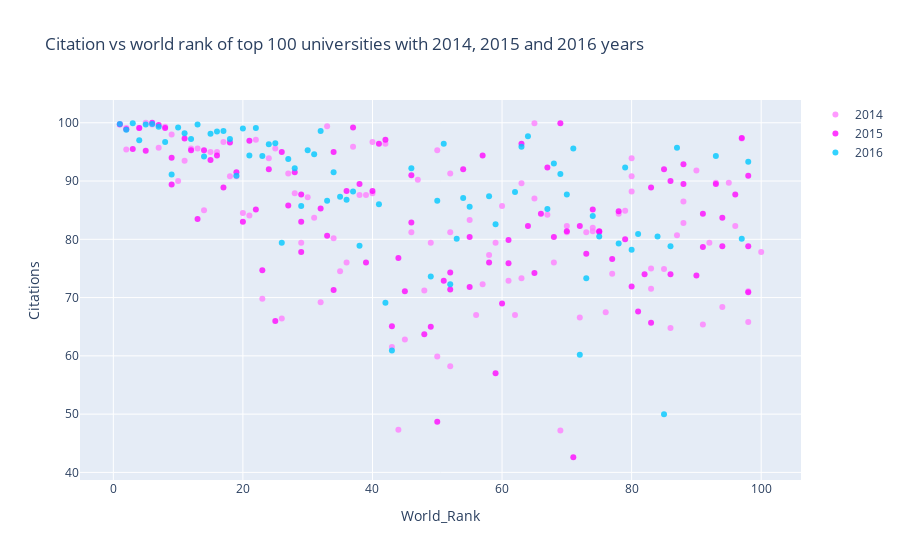

Notebook source saved alongside this figure:
### Markdown cell above
# ScatterPlot
#  Citation vs world rank of top 100 universities with 2014, 2015 and 2016 years

### Code cell
fst_trace= go.Scatter(x= df14.world_rank,
                      y= df14.citations,
                      mode= 'markers',
                      name= '2014',
                      marker= dict(color= 'rgba(255, 128, 255, 0.8)'),
                      text= df.university_name)

sec_trace= go.Scatter(x= df15.world_rank,
                      y= df15.citations,
                      mode= 'markers',
                      name= '2015',
                      marker= dict(color= 'rgba(255, 8, 255, 0.8)'),
                      text= df.university_name)

trd_trace= go.Scatter(x= df16.world_rank,
                      y= df16.citations,
                      mode= 'markers',
                      name= '2016',
                      marker= dict(color= 'rgba(0, 200, 255, 0.8)'),
                      text= df.university_name)

data= [fst_trace, sec_trace, trd_trace]
layout= dict(title= 'Citation vs world rank of top 100 universities with 2014, 2015 and 2016 years',
             xaxis= dict(title= 'World_Rank', ticklen= 5, zeroline= False), 
             yaxis= dict(title= 'Citations', ticklen= 5, zeroline= False))

fig= dict(data= data, layout= layout) 
iplot(fig)

### Figure 1 — Plotly figure (JSON) as saved in the notebook; plotly's stock layout.template omitted (floating-point values rounded to 4 significant figures)
{"data": [{"name": "2014", "text": ["Harvard University", "California Institute of Technology", "Massachusetts Institute of Technology", "Stanford University", "Princeton University", "University of Cambridge", "University of Oxford", "University of California, Berkeley", "Imperial College London", "Yale University", "University of California, Los Angeles", "University of Chicago", "Johns Hopkins University", "Cornell University", "ETH Zurich – Swiss Federal Institute of Technology Zurich", "University of Michigan", "University of Toronto", "Columbia University", "University of Pennsylvania", "Carnegie Mellon University", "University of Hong Kong", "University College London", "University of Washington", "Duke University", "Northwestern University", "University of Tokyo", "Georgia Institute of Technology", "Pohang University of Science and Technology", "University of California, Santa Barbara", "University of British Columbia", "University of North Carolina at Chapel Hill", "University of California, San Diego", "University of Illinois at Urbana-Champaign", "National University of Singapore", "McGill University", "University of Melbourne", "Peking University", "Washington University in St Louis", "École Polytechnique", "University of Edinburgh", "Hong Kong University of Science and Technology", "École Normale Supérieure", "Australian National University", "Karolinska Institute", "University of Göttingen", "University of Wisconsin", "Rice University", "École Polytechnique Fédérale de Lausanne", "University of California, Irvine", "University of Science and Technology of China", "Vanderbilt University", "University of Minnesota", "Tufts University", "University of California, Davis", "Brown University", "University of Massachusetts", "Kyoto University", "Tsinghua University", "Boston University", "New York University", "Emory University", "LMU Munich", "University of Notre Dame", "University of Pittsburgh", "Case Western Reserve University", "Ohio State University", "University of Colorado Boulder", "University of Bristol", "University of California, Santa Cruz", "Yeshiva University", "University of Sydney", "University of Virginia", "University of Adelaide", "University of Southern California", "William & Mary", "Trinity College Dublin", "King’s College London", "Stony Brook University", "Korea Advanced Institute of Science and Technology (KAIST)", "University of Sussex", "The University of Queensland", "University of York", "Heidelberg University", "University of Utah", "Durham University", "London School of Economics and Political Science", "University of Manchester", "Royal Holloway, University of London", "Lund University", "University of Southampton", "University of Zurich", "Wake Forest University", "McMaster University", "University College Dublin", "George Washington University", "University of Arizona", "University of Basel", "University of Maryland, College Park", "Dartmouth College", "École Normale Supérieure de Lyon"], "y": [99.8, 99.1, 95.4, 99.1, 100, 99.7, 95.7, 99.3, 98, 90, 93.5, 95.6, 95.6, 85, 95, 95, 96.7, 90.8, 90.8, 84.5, 84.1, 97.1, 69.8, 93.9, 95.6, 66.4, 91.3, 87.9, 79.4, 87.2, 83.7, 69.2, 99.4, 80.2, 74.5, 76, 95.9, 87.6, 87.6, 87.9, 96.7, 96.4, 61.5, 47.3, 62.8, 81.2, 90.2, 71.2, 79.4, 95.3, 59.9, 91.3, 58.2, 81.2, 83.3, 67, 72.3, 77.3, 79.4, 85.7, 72.9, 67, 73.3, 89.6, 99.9, 87, 84.2, 76, 47.2, 81.2, 82.3, 66.6, 81.2, 81.4, 82, 67.5, 74.1, 84.4, 84.9, 88.2, 90.8, 93.9, 71.5, 75, 74.9, 64.8, 80.7, 82.8, 86.5, 91.8, 65.4, 79.4, 89.7, 68.4, 89.7, 82.3, 97.3, 65.8, 71.1, 77.8], "mode": "markers", "marker": {"color": "rgba(255, 128, 255, 0.8)"}, "x": ["1", "2", "2", "4", "5", "6", "7", "8", "9", "10", "11", "12", "13", "14", "15", "16", "17", "18", "19", "20", "21", "22", "23", "24", "25", "26", "27", "28", "29", "30", "31", "32", "33", "34", "35", "36", "37", "38", "39", "40", "40", "42", "43", "44", "45", "46", "47", "48", "49", "50", "50", "52", "52", "52", "55", "56", "57", "58", "59", "60", "61", "62", "63", "63", "65", "65", "67", "68", "69", "70", "70", "72", "73", "74", "74", "76", "77", "78", "79", "80", "80", "80", "83", "83", "85", "86", "87", "88", "88", "90", "91", "92", "93", "94", "95", "96", "97", "98", "98", "100"], "type": "scatter"}, {"name": "2015", "text": ["Harvard University", "California Institute of Technology", "Massachusetts Institute of Technology", "Stanford University", "Princeton University", "University of Cambridge", "University of Oxford", "University of California, Berkeley", "Imperial College London", "Yale University", "University of California, Los Angeles", "University of Chicago", "Johns Hopkins University", "Cornell University", "ETH Zurich – Swiss Federal Institute of Technology Zurich", "University of Michigan", "University of Toronto", "Columbia University", "University of Pennsylvania", "Carnegie Mellon University", "University of Hong Kong", "University College London", "University of Washington", "Duke University", "Northwestern University", "University of Tokyo", "Georgia Institute of Technology", "Pohang University of Science and Technology", "University of California, Santa Barbara", "University of British Columbia", "University of North Carolina at Chapel Hill", "University of California, San Diego", "University of Illinois at Urbana-Champaign", "National University of Singapore", "McGill University", "University of Melbourne", "Peking University", "Washington University in St Louis", "École Polytechnique", "University of Edinburgh", "Hong Kong University of Science and Technology", "École Normale Supérieure", "Australian National University", "Karolinska Institute", "University of Göttingen", "University of Wisconsin", "Rice University", "École Polytechnique Fédérale de Lausanne", "University of California, Irvine", "University of Science and Technology of China", "Vanderbilt University", "University of Minnesota", "Tufts University", "University of California, Davis", "Brown University", "University of Massachusetts", "Kyoto University", "Tsinghua University", "Boston University", "New York University", "Emory University", "LMU Munich", "University of Notre Dame", "University of Pittsburgh", "Case Western Reserve University", "Ohio State University", "University of Colorado Boulder", "University of Bristol", "University of California, Santa Cruz", "Yeshiva University", "University of Sydney", "University of Virginia", "University of Adelaide", "University of Southern California", "William & Mary", "Trinity College Dublin", "King’s College London", "Stony Brook University", "Korea Advanced Institute of Science and Technology (KAIST)", "University of Sussex", "The University of Queensland", "University of York", "Heidelberg University", "University of Utah", "Durham University", "London School of Economics and Political Science", "University of Manchester", "Royal Holloway, University of London", "Lund University", "University of Southampton", "University of Zurich", "Wake Forest University", "McMaster University", "University College Dublin", "George Washington University", "University of Arizona", "University of Basel", "University of Maryland, College Park", "Dartmouth College", "École Normale Supérieure de Lyon"], "y": [99.7, 98.9, 95.5, 99.1, 95.2, 100, 99.6, 99.1, 89.4, 94, 97.3, 95.3, 83.5, 95.3, 93.6, 94.4, 88.9, 96.6, 91.5, 83, 96.9, 85.1, 74.7, 92, 66, 95, 85.8, 91.5, 83, 77.8, 87.7, 85.3, 80.6, 71.3, 95, 88.3, 99.2, 89.5, 76, 88.3, 96.4, 97.1, 65.1, 76.8, 71.1, 82.9, 91, 63.7, 65, 48.7, 72.9, 71.4, 74.3, 92, 71.8, 80.4, 94.4, 76, 57, 69, 75.9, 79.9, 96.4, 82.3, 74.2, 84.4, 92.3, 80.4, 99.9, 81.4, 42.6, 82.3, 77.5, 85.1, 81.4, 81.3, 76.6, 84.8, 80, 71.9, 67.6, 74, 88.9, 65.7, 92, 74, 90, 92.9, 89.5, 73.8, 78.7, 84.4, 89.5, 78.8, 83.7, 87.7, 97.4, 90.9, 78.8, 70.9], "mode": "markers", "marker": {"color": "rgba(255, 8, 255, 0.8)"}, "x": ["1", "2", "3", "4", "5", "6", "7", "8", "9", "9", "11", "12", "13", "14", "15", "16", "17", "18", "19", "20", "21", "22", "23", "24", "25", "26", "27", "28", "29", "29", "29", "32", "33", "34", "34", "36", "37", "38", "39", "40", "41", "42", "43", "44", "45", "46", "46", "48", "49", "50", "51", "52", "52", "54", "55", "55", "57", "58", "59", "60", "61", "61", "63", "64", "65", "66", "67", "68", "69", "70", "71", "72", "73", "74", "75", "75", "77", "78", "79", "80", "81", "82", "83", "83", "85", "86", "86", "88", "88", "90", "91", "91", "93", "94", "94", "96", "97", "98", "98", "98"], "type": "scatter"}, {"name": "2016", "text": ["Harvard University", "California Institute of Technology", "Massachusetts Institute of Technology", "Stanford University", "Princeton University", "University of Cambridge", "University of Oxford", "University of California, Berkeley", "Imperial College London", "Yale University", "University of California, Los Angeles", "University of Chicago", "Johns Hopkins University", "Cornell University", "ETH Zurich – Swiss Federal Institute of Technology Zurich", "University of Michigan", "University of Toronto", "Columbia University", "University of Pennsylvania", "Carnegie Mellon University", "University of Hong Kong", "University College London", "University of Washington", "Duke University", "Northwestern University", "University of Tokyo", "Georgia Institute of Technology", "Pohang University of Science and Technology", "University of California, Santa Barbara", "University of British Columbia", "University of North Carolina at Chapel Hill", "University of California, San Diego", "University of Illinois at Urbana-Champaign", "National University of Singapore", "McGill University", "University of Melbourne", "Peking University", "Washington University in St Louis", "École Polytechnique", "University of Edinburgh", "Hong Kong University of Science and Technology", "École Normale Supérieure", "Australian National University", "Karolinska Institute", "University of Göttingen", "University of Wisconsin", "Rice University", "École Polytechnique Fédérale de Lausanne", "University of California, Irvine", "University of Science and Technology of China", "Vanderbilt University", "University of Minnesota", "Tufts University", "University of California, Davis", "Brown University", "University of Massachusetts", "Kyoto University", "Tsinghua University", "Boston University", "New York University", "Emory University", "LMU Munich", "University of Notre Dame", "University of Pittsburgh", "Case Western Reserve University", "Ohio State University", "University of Colorado Boulder", "University of Bristol", "University of California, Santa Cruz", "Yeshiva University", "University of Sydney", "University of Virginia", "University of Adelaide", "University of Southern California", "William & Mary", "Trinity College Dublin", "King’s College London", "Stony Brook University", "Korea Advanced Institute of Science and Technology (KAIST)", "University of Sussex", "The University of Queensland", "University of York", "Heidelberg University", "University of Utah", "Durham University", "London School of Economics and Political Science", "University of Manchester", "Royal Holloway, University of London", "Lund University", "University of Southampton", "University of Zurich", "Wake Forest University", "McMaster University", "University College Dublin", "George Washington University", "University of Arizona", "University of Basel", "University of Maryland, College Park", "Dartmouth College", "École Normale Supérieure de Lyon"], "y": [99.8, 98.8, 99.9, 97, 99.7, 99.8, 99.3, 96.7, 91.1, 99.2, 98.2, 97.2, 99.7, 94.2, 98.1, 98.5, 98.6, 97.2, 90.9, 99, 94.4, 99.1, 94.3, 96.3, 96.5, 79.4, 93.8, 92.2, 85.7, 95.3, 94.6, 98.6, 86.6, 91.5, 87.3, 86.8, 88.2, 78.9, 98.7, 99.2, 86, 69.1, 60.9, 84.3, 70.1, 92.2, 58.8, 87.8, 73.6, 86.6, 96.4, 72.3, 80.1, 87.1, 85.6, 77.3, 77.5, 87.4, 82.6, 82.4, 99.2, 88.1, 95.9, 97.7, 61.5, 88, 85.2, 93, 91.2, 87.7, 95.6, 60.2, 73.3, 84, 80.5, 92.3, 82.1, 79.3, 92.3, 78.2, 80.9, 86.2, 82.1, 80.5, 50, 78.8, 95.7, 46.6, 82.7, 96.7, 81.3, 83.2, 94.3, 85.3, 82.5, 84.9, 80.1, 93.3, 72.7, 76.8], "mode": "markers", "marker": {"color": "rgba(0, 200, 255, 0.8)"}, "x": ["1", "2", "3", "4", "5", "6", "7", "8", "9", "10", "11", "12", "13", "14", "15", "16", "17", "18", "19", "20", "21", "22", "23", "24", "25", "26", "27", "28", "29", "30", "31", "32", "33", "34", "35", "36", "37", "38", "=39", "=39", "41", "42", "43", "=44", "=44", "46", "=47", "=47", "49", "50", "51", "52", "53", "54", "55", "=56", "=56", "58", "59", "=60", "=60", "62", "63", "64", "=65", "=65", "67", "68", "69", "70", "71", "72", "73", "74", "75", "=76", "=76", "78", "79", "80", "81", "=82", "=82", "84", "85", "86", "87", "=88", "=88", "=90", "=90", "=90", "93", "=94", "=94", "=94", "97", "98", "=99", "=99"], "type": "scatter"}], "layout": {"yaxis": {"zeroline": false, "ticklen": 5, "title": {"text": "Citations"}}, "xaxis": {"zeroline": false, "ticklen": 5, "title": {"text": "World_Rank"}}, "title": {"text": "Citation vs world rank of top 100 universities with 2014, 2015 and 2016 years"}}}
